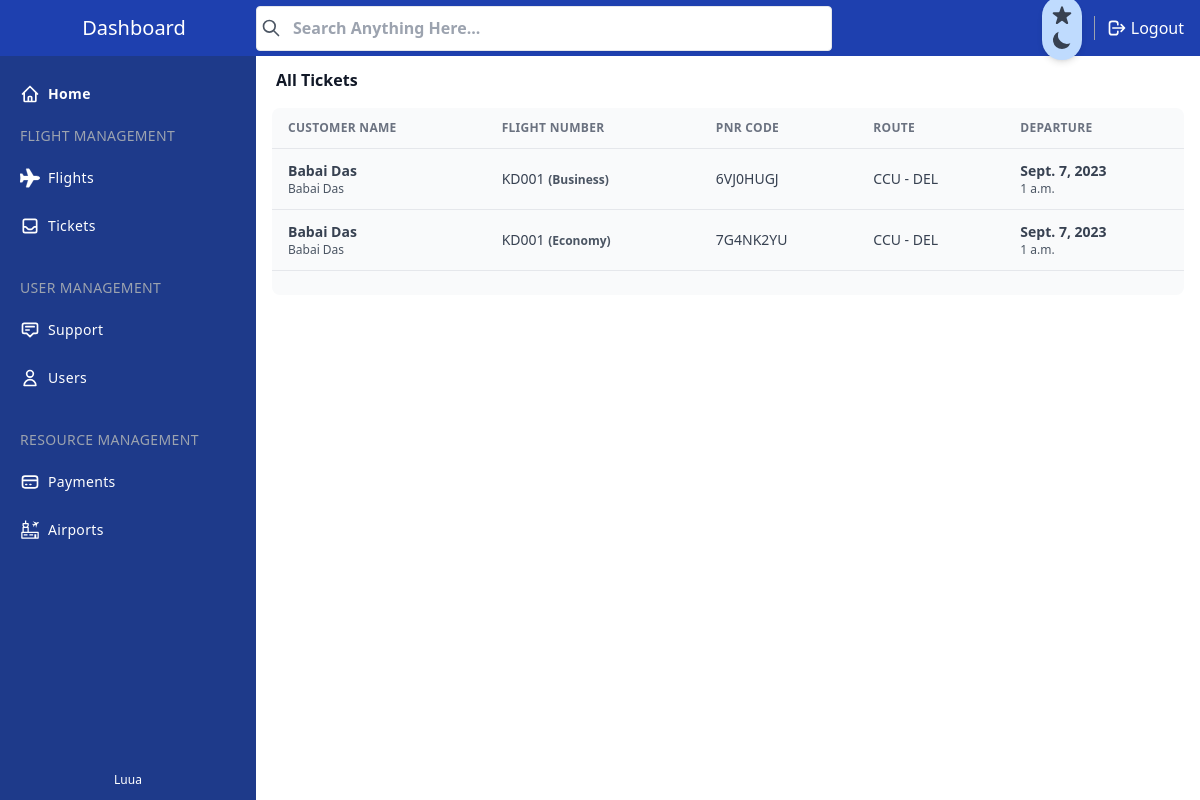
The page /manage/tickets/ (signed in) on the database its author committed.
### core/models.py (models this page shows, shortened)
class BaseModel(models.Model):
    uid = models.UUIDField(primary_key = True, default = uuid.uuid4)
    created_at = models.DateTimeField(auto_now_add= True)
    updated_at = models.DateTimeField(auto_now= True)
    class Meta:
        abstract = True

class Booking(BaseModel):
    profile = models.ForeignKey(Profile, on_delete=models.CASCADE, related_name="booking_user")
    flight = models.ForeignKey(Flight, models.CASCADE, related_name="flight_booking")
    person_name = models.CharField(max_length=50)
    gender = models.CharField(max_length=8)
    passport_number = models.CharField(max_length=8)
    citizenship = models.CharField(max_length=16)
    mobile_number = models.CharField(max_length=15)
    email = models.EmailField(max_length=25, null=True, blank=True)
    pnr_code = models.CharField(default=get_random_string(8).upper(), unique=True, max_length=8)
    seat_type = models.CharField(max_length=8)
    fare_amount = models.FloatField(null=True, blank=True)
    fare = models.ForeignKey(Fare, on_delete=models.CASCADE, related_name="fare_boooking", null=True, blank=True)

class Profile(BaseModel):
    user = models.OneToOneField(User, related_name="userprofile", on_delete=models.CASCADE)
    full_name = models.CharField(max_length=50)
    gender = models.CharField(max_length=8, null=True, blank=True)
    passport_number = models.CharField(max_length=8, null=True, blank=True)
    citizenship = models.CharField(max_length=16, null=True, blank=True)
    mobile_number = models.CharField(max_length=15, null=True, blank=True)
    profile_active = models.BooleanField(default=False)
    def __str__(self) -> str:
        return self.full_name

class Flight(BaseModel):
    flight_number = models.CharField(max_length=6)
    origin_airport = models.ForeignKey(Airport, on_delete=models.CASCADE, related_name="flight_origin")
    destination_airport = models.ForeignKey(Airport, on_delete=models.CASCADE, related_name="flight_destination")
    departure_date = models.DateField()
    departure_time = models.TimeField()
    arrival_date = models.DateField()
    arrival_time = models.TimeField()
    def __str__(self) -> str:
        return self.flight_number

class Airport(BaseModel):
    airport_name = models.CharField(max_length=200)
    airport_city = models.CharField(max_length=50)
    airport_country = models.CharField(max_length=16)
    iata_code = models.CharField(max_length=3)
    icao_code = models.CharField(max_length=4)
    airport_type = models.CharField(max_length=14, null=True, blank=True)

### manage/views.py (the view)
# urls.py: path('tickets/', views.all_tickets, name="all_tickets"),
@login_required(login_url='/manage/login/')
@staff_member_required(login_url='/manage/login')
def all_tickets(request):
    try:
        context = {
            "bookings" : Booking.objects.all(),
        }
        return render(request, 'manage/tickets/all-tickets.html', context)
    except Exception as err:
        logger.error(err)

### template/manage/tickets/all-tickets.html (shortened to what this page needs)
{% include 'manage/sections/header.html' %}
{% load static %}
</head>
<body>
    <div x-data="setup()" :class="{ 'dark': isDark }">
        <div
            class="min-h-screen flex flex-col flex-auto flex-shrink-0 antialiased bg-white dark:bg-gray-700 text-black dark:text-white">
            {% include 'manage/sections/nav-bar.html' %}
            {% include 'manage/sections/side-bar.html' %}
            <div class="h-full ml-14 mt-14 mb-10 md:ml-64">
                <div class="flex flex-wrap bg-black-500 items-center px-5 pt-3">
                    <div class="relative w-full max-w-full flex-grow flex-1">
                        <h3 class="font-semibold text-base text-gray-900 dark:text-gray-50">All Tickets
                        </h3>
                    </div>
                </div>
                <div class="mt-4 mx-4">
                    <div class="w-full overflow-hidden rounded-lg shadow-xs">
                        <div class="w-full overflow-x-auto">
                            <table class="w-full">
                                <thead>
                                    <tr
                                        class="text-xs font-semibold tracking-wide text-left text-gray-500 uppercase border-b dark:border-gray-700 bg-gray-50 dark:text-gray-400 dark:bg-gray-800">
                                        <th class="px-4 py-3">Customer Name</th>
                                        <th class="px-4 py-3">Flight Number</th>
                                        <th class="px-4 py-3">PNR Code</th>
                                        <th class="px-4 py-3">Route</th>
                                        <th class="px-4 py-3">Departure</th>
                                    </tr>
                                </thead>
                                <tbody class="bg-white divide-y dark:divide-gray-700 dark:bg-gray-800">
                                    {% for x in bookings %}
                                    <tr onclick="window.location.href='/manage/tickets/{{x.uid}}';" class="bg-gray-50 cursor-pointer dark:bg-gray-800 hover:bg-gray-100 dark:hover:bg-gray-900 text-gray-700 dark:text-gray-400">
                                        <td class="px-4 py-3">
                                            <div class="flex items-center text-sm">
                                                <div>
                                                    <p class="font-semibold">{{x.profile}}</p>
                                                    <p class="text-xs text-gray-600 dark:text-gray-400">{{x.person_name}}
                                                    </p>
                                                </div>
                                            </div>
                                        </td>
                                        <td class="px-4 py-3 text-sm">{{x.flight}} <span class="text-xs font-semibold text-gray-600 dark:text-gray-400">({{x.seat_type}})
                                        </span></td>
                                        <td class="px-4 py-3 text-sm">{{x.pnr_code}}</td>
                                        <td class="px-4 py-3 text-sm">{{x.flight.origin_airport.iata_code}} - {{x.flight.destination_airport.iata_code}}</td>
                                        <td class="px-4 py-3">
                                            <div class="flex items-center text-sm">
                                                <div>
                                                    <p class="font-semibold">{{x.flight.departure_date}}</p>
                                                    <p class="text-xs text-gray-600 dark:text-gray-400">{{x.flight.departure_time}}
                                                    </p>
                                                </div>
                                            </div>
                                        </td>
                                    </tr>
                                    {% endfor %}
                                </tbody>
                            </table>
                        </div>
                        <div
                            class="grid px-4 py-3 text-xs font-semibold tracking-wide text-gray-500 uppercase border-t dark:border-gray-700 bg-gray-50 sm:grid-cols-9 dark:text-gray-400 dark:bg-gray-800">
                        </div>
                    </div>
                </div>
            </div>
        </div>
    </div>
    {% include 'manage/sections/footer.html' %}
</html>

### rows shown on the page
Booking: profile "Babai Das", person_name "Babai Das", flight "KD001", seat_type "Business", pnr_code "6VJ0HUGJ", flight.origin_airport.iata_code "CCU", flight.destination_airport.iata_code "DEL", flight.departure_date "Sept. 7, 2023", flight.departure_time "1 a.m."
Booking: profile "Babai Das", person_name "Babai Das", flight "KD001", seat_type "Economy", pnr_code "7G4NK2YU", flight.origin_airport.iata_code "CCU", flight.destination_airport.iata_code "DEL", flight.departure_date "Sept. 7, 2023", flight.departure_time "1 a.m."
